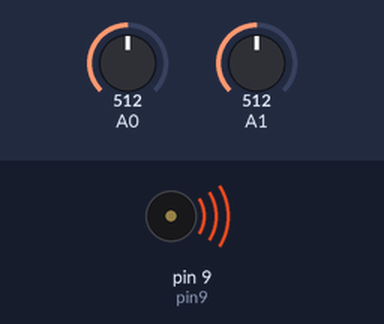
Bench run of a sketch on a simulated Arduino Uno, built with avr-gcc and run on an emulated ATmega328P. On the bench: buzzer (waves = sounding). The test bench sets the inputs (shaded band); at power-on: A0 = 512, A1 = 512.

Above: at 2.5 s.
At 7.5 s:
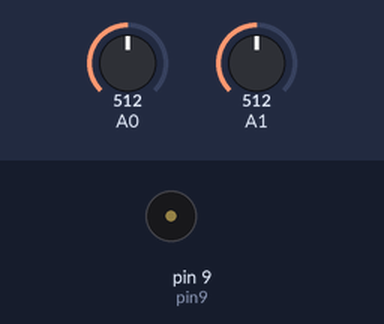
Timing chart, 0 to 13.0 s (numbered marks = the images above):
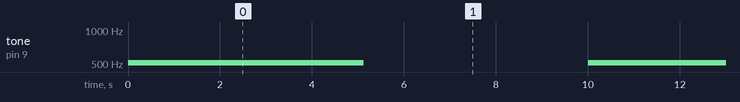

Measured:
- by itself, tone on pin 9 (pin9): alternates 512 Hz for 5.1 s and silent for 4.9 s

The sketch:

analogES_4.1.ino
```cpp
/*************************************************************************************************
 **                                                                                             **
 **                       projecte 4.1                                                  **
 **                                                                                             **
 ************************************************************************************************/


 //**************  Includes  *********************************************************************


 //**************  Variables  ********************************************************************
int durada;
int freq;
int pin9 = 9;

 //**************  Setup  ************************************************************************
void setup() {


}


//*******  Loop  *********************************************************************************
void loop() {
durada = analogRead(A0)*10;
freq = analogRead(A1);

tone(pin9,freq,durada);
delay(10000);
}
```
